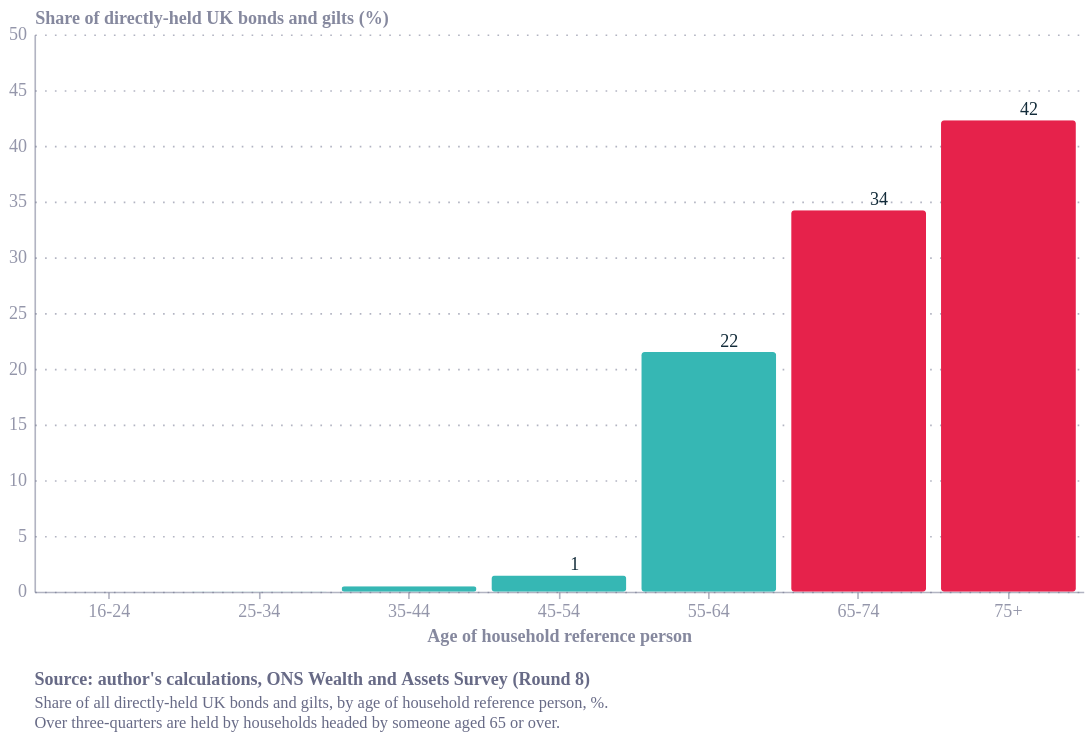

Notebook cell for this chart:
### Code cell
import pandas as pd
import altair as alt
from ecostyles import EcoStyles

styles = EcoStyles(); styles.register_and_enable_theme()

df = pd.DataFrame({
    "age": ["16-24","25-34","35-44","45-54","55-64","65-74","75+"],
    "share": [0, 0.01, 0.48, 1.46, 21.51, 34.23, 42.31],
})
df["hi"] = df["age"].isin(["65-74","75+"])

bars = alt.Chart(df).mark_bar(cornerRadius=2).encode(
    x=alt.X("age:N", sort=df["age"].tolist(), title="Age of household reference person",
            axis=alt.Axis(labelAngle=0)),
    y=alt.Y("share:Q", title="Share of directly-held UK bonds and gilts (%)",
            scale=alt.Scale(domain=[0, 50])),
    color=alt.Color("hi:N", scale=alt.Scale(domain=[True, False], range=["#E6224B", "#36B7B4"]),
                    legend=None))
labels = alt.Chart(df[df.share >= 1]).mark_text(dy=-6, fontSize=11, color="#122b39").encode(
    x=alt.X("age:N", sort=df["age"].tolist()), y="share:Q", text=alt.Text("share:Q", format=".0f"))

caption = alt.Title(
    subtitle=[
        "Share of all directly-held UK bonds and gilts, by age of household reference person, %.",
        "Over three-quarters are held by households headed by someone aged 65 or over.",
    ],
    orient="bottom", anchor="start", fontSize=11, subtitleFontSize=10,
    color="#676A86", subtitleColor="#676A86", dy=12)

chart = (bars + labels).properties(width=640, height=340, title=caption).configure(
    background="white", font="Circular Std").configure_view(fill="transparent", stroke="transparent")
styles.save(chart, path=".", name="gilt_by_age", svg=True)
chart.save("gilt_by_age.png", scale_factor=2.0)
chart

### Figure 1 — Vega-Lite specification as saved in the notebook (floating-point values rounded to 4 significant figures)
{"config": {"font": "Circular Std", "text": {"color": "#676A86", "align": "left", "baseline": "middle", "dx": 7, "dy": 0, "fontSize": 11}, "view": {"stroke": "transparent", "continuousWidth": 400, "continuousHeight": 300, "discreteWidth": 400, "discreteHeight": 300, "fill": "transparent"}, "range": {"category": ["#36B7B4", "#E6224B", "#F4C245", "#0063AF", "#00A767", "#179FDB", "#EB5C2E"], "diverging": ["#E6224B", "#E54753", "#C9C9C9", "#179FDB", "#122B39"], "heatmap": ["#C9C9C9", "#179FDB", "#0063AF", "#122B39"], "ordinal": ["#00A767", "#36B7B4", "#179FDB", "#0063AF", "#243B5A"]}, "bar": {"color": "#179fdb"}, "line": {"color": "#e6224b"}, "rule": {"color": "#676A86"}, "area": {"opacity": 0.3}, "point": {"filled": true, "size": 80, "color": "#e6224b", "opacity": 0.95}, "geoshape": {"stroke": "white", "strokeWidth": 0.3}, "rect": {"fill": "#d6d4d4", "opacity": 0.3}, "axis": {"labelColor": "#676A86", "labelFontSize": 11, "labelFont": "Circular Std", "labelOpacity": 0.7, "tickColor": "#676A86", "tickOpacity": 0.5, "domainColor": "#676A86", "domainOpacity": 0.5, "gridColor": "#676A86", "gridDash": [2, 2], "gridOpacity": 0.5, "title": null, "titleColor": "#676A86", "titleOpacity": 0.8, "tickSize": 4}, "axisXDiscrete": {"grid": false, "labelAngle": 0, "tickCount": 10, "tickOpacity": 0.5, "title": null}, "axisYDiscrete": {"ticks": false, "labelPadding": 5}, "axisXTemporal": {"grid": false, "ticks": true}, "axisXQuantitative": {"grid": true}, "axisYQuantitative": {"gridColor": "#676A86", "gridDash": [1, 5], "gridOpacity": 0.5, "ticks": false, "labelPadding": 5, "tickCount": 8, "titleAngle": 0, "titleAlign": "left", "titleBaseline": "bottom", "titleX": 0, "titleY": -5}, "title": {"color": "#676A86E6", "subtitleColor": "#676A86", "font": "Circular Std", "subtitleFont": "Circular Std", "anchor": "start", "fontSize": 14, "subtitleFontSize": 12, "subtitlePadding": 4, "offset": 0, "frame": "group"}, "legend": {"titleColor": "#122b39", "title": null, "labelColor": "#122b39", "labelFontSize": 11}, "background": "white"}, "layer": [{"data": {"name": "data-b432368d43bb49ae67f1090e2be559e1"}, "mark": {"type": "bar", "cornerRadius": 2}, "encoding": {"color": {"field": "hi", "legend": null, "scale": {"domain": [true, false], "range": ["#E6224B", "#36B7B4"]}, "type": "nominal"}, "x": {"axis": {"labelAngle": 0}, "field": "age", "sort": ["16-24", "25-34", "35-44", "45-54", "55-64", "65-74", "75+"], "title": "Age of household reference person", "type": "nominal"}, "y": {"field": "share", "scale": {"domain": [0, 50]}, "title": "Share of directly-held UK bonds and gilts (%)", "type": "quantitative"}}}, {"data": {"name": "data-037f51f2c8d1e6059e43a060bde75ff6"}, "mark": {"type": "text", "color": "#122b39", "dy": -6, "fontSize": 11}, "encoding": {"text": {"field": "share", "format": ".0f", "type": "quantitative"}, "x": {"field": "age", "sort": ["16-24", "25-34", "35-44", "45-54", "55-64", "65-74", "75+"], "type": "nominal"}, "y": {"field": "share", "type": "quantitative"}}}], "height": 340, "title": {"text": "Source: author's calculations, ONS Wealth and Assets Survey (Round 8)", "anchor": "start", "color": "#676A86", "dy": 12, "fontSize": 11, "orient": "bottom", "subtitle": ["Share of all directly-held UK bonds and gilts, by age of household reference person, %.", "Over three-quarters are held by households headed by someone aged 65 or over."], "subtitleColor": "#676A86", "subtitleFontSize": 10}, "width": 640, "$schema": "https://vega.github.io/schema/vega-lite/v6.4.1.json", "datasets": {"data-b432368d43bb49ae67f1090e2be559e1": [{"age": "16-24", "share": 0.0, "hi": false}, {"age": "25-34", "share": 0.01, "hi": false}, {"age": "35-44", "share": 0.48, "hi": false}, {"age": "45-54", "share": 1.46, "hi": false}, {"age": "55-64", "share": 21.51, "hi": false}, {"age": "65-74", "share": 34.23, "hi": true}, {"age": "75+", "share": 42.31, "hi": true}], "data-037f51f2c8d1e6059e43a060bde75ff6": [{"age": "45-54", "share": 1.46, "hi": false}, {"age": "55-64", "share": 21.51, "hi": false}, {"age": "65-74", "share": 34.23, "hi": true}, {"age": "75+", "share": 42.31, "hi": true}]}}
